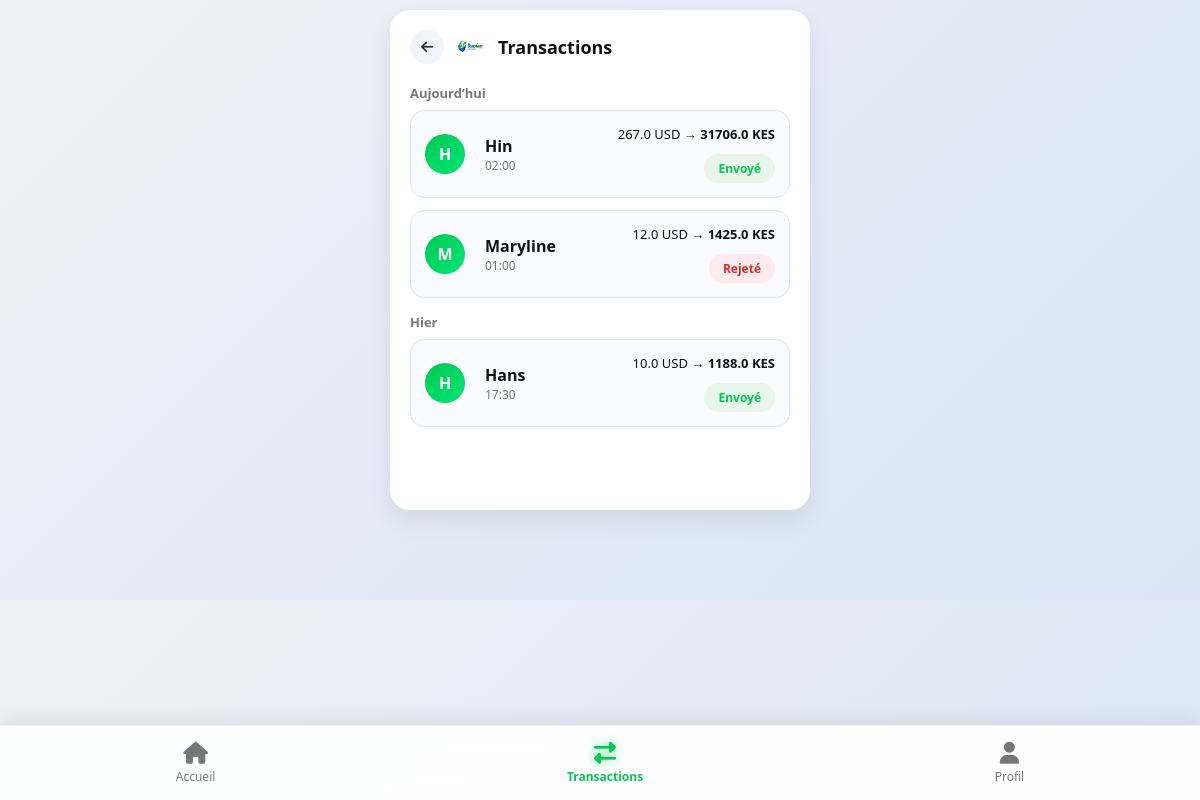
Page /transactions (signed in) on the committed database.
### app.py (models this page shows)
class Transaction(db.Model):
    id = db.Column(db.Integer, primary_key=True)
    user_id = db.Column(db.Integer)
    nom = db.Column(db.String(100))
    telephone = db.Column(db.String(20))
    email = db.Column(db.String(100))
    montant_usd = db.Column(db.Float)
    montant_kes = db.Column(db.Float)
    receiver_phone = db.Column(db.String(20))
    receiver_name = db.Column(db.String(100))
    statut = db.Column(db.String(20), default="En attente")
    from zoneinfo import ZoneInfo
    date = db.Column(
        db.DateTime,
    default=lambda: datetime.now(ZoneInfo("Africa/Nairobi"))
    )
    fee = db.Column(db.Float)
    vodacom_fee = db.Column(db.Float)
    profit = db.Column(db.Float)

### app.py (the view)
@app.route("/transactions")
def transactions():
    if "user_id" not in session:
        return redirect("/login")
    user_transactions = Transaction.query.filter_by(
        user_id=session.get("user_id")
    ).order_by(Transaction.date.desc()).all()
    grouped = defaultdict(list)
    today = datetime.utcnow().date()
    yesterday = today - timedelta(days=1)
    for t in user_transactions:
        tx_date = t.date.date()
        if tx_date == today:
            key = "Aujourd’hui"
        elif tx_date == yesterday:
            key = "Hier"
        else:
            key = t.date.strftime("%d %b %Y")
        grouped[key].append(t)
    return render_template("transactions.html", grouped=grouped)

### templates/transactions.html (shortened to what this page needs)
<!DOCTYPE html>
<html lang="fr">
<head>
<link rel="stylesheet" href="/static/style.css">
<link href="https://cdnjs.cloudflare.com/ajax/libs/font-awesome/6.5.0/css/all.min.css" rel="stylesheet">
</head>
<body>
<div class="card">
<div class="app-bar">
    <div class="back-icon" onclick="history.back()">
        <i class="fas fa-arrow-left"></i>
    </div>
    <img src="/static/images/logo.png" class="app-logo">
    <span class="app-title">Transactions</span>
</div>
{% if grouped %}
    {% for date, items in grouped.items() %}
        <h4 class="date-title">{{ date }}</h4>
        {% for t in items %}
        <div class="tx-card" onclick="openReceipt(
'{{ t.id }}',
'{{ t.receiver_name }}',
'{{ t.montant_usd }}',
'{{ t.montant_kes|round }}',
'{{ t.date.strftime('%d %b %Y - %H:%M') }}',
'{{ t.statut }}'
)">
    <div class="tx-avatar">
        {{ t.receiver_name[0] }}
    </div>
    <div class="tx-center">
        <p class="tx-name">{{ t.receiver_name }}</p>
        <p class="tx-date">{{ t.date.strftime("%H:%M") }}</p>
    </div>
    <div class="tx-right">
        <p class="tx-amount">
            {{ t.montant_usd }} USD →
            <b>{{ t.montant_kes|round }} KES</b>
        </p>
        {% if t.statut == "Validé" %}
            <span class="badge success">Envoyé</span>
        {% elif t.statut == "En attente" %}
            <span class="badge pending">En attente</span>
        {% else %}
            <span class="badge failed">Rejeté</span>
        {% endif %}
    </div>
</div>
        {% endfor %}
    {% endfor %}
{% else %}
<div class="empty-box">
    <i class="fas fa-inbox"></i>
    <p>Aucune transaction</p>
</div>
{% endif %}
</div>
<div class="bottom-nav">
    <div class="nav-item" onclick="goHome()">
        <i class="fas fa-home"></i>
        <span>Accueil</span>
    </div>
    <div class="nav-item active">
        <i class="fas fa-exchange-alt"></i>
        <span>Transactions</span>
    </div>
    <div class="nav-item" onclick="goProfile()">
        <i class="fas fa-user"></i>
        <span>Profil</span>
    </div>
</div>
</body>
</html>
</body>
</html>

### static/style.css (style rules this page uses)
* { margin: 0; padding: 0; box-sizing: border-box; font-family: 'Segoe UI', sans-serif; }
html, body { width: 100%; overflow-x: hidden; background: linear-gradient(135deg, #eef2f7, #d9e4f5); color: #111; }
body { display: block; padding: 10px; padding-bottom: 90px; }
.card { width: 100%; max-width: 420px; margin: 0 auto; background: #fff; padding: 20px; border-radius: 20px; box-shadow: 0 10px 25px rgba(0,0,0,0.08); }
.app-bar { display: flex; align-items: center; gap: 10px; margin-bottom: 20px; }
.back-icon { width: 36px; height: 36px; border-radius: 50%; background: #f1f5f9; display: flex; align-items: center; justify-content: center; cursor: pointer; }
.app-logo { width: 34px; height: 34px; border-radius: 50%; }
.app-title { font-weight: 600; font-size: 18px; }
.bottom-nav { position:fixed; bottom:0; left:0; width:100%; height:75px; background:rgba(255,255,255,0.95); backdrop-filter:blur(12px); display:flex; justify-content:space-around; align-items:center; border-top:1px solid rgba(0,0,0,0.05); box-shadow:0 -5px 20px rgba(0,0,0,0.08); z-index:1000; }
.nav-item { display:flex; flex-direction:column; align-items:center; justify-content:center; font-size:12px; color:#777; cursor:pointer; transition:0.2s; }
.nav-item i { font-size:22px; margin-bottom:4px; }
.nav-item.active { color:#00c853; font-weight:600; }
.nav-item.active i { text-shadow:0 0 10px rgba(0,200,83,0.6); }
body { display: block !important; }
.card { margin: 0 auto !important; }
.card { min-height: 500px; }
.back-icon { width: 34px; height: 34px; border-radius: 50%; background: #f1f5f9; display: flex; align-items: center; justify-content: center; color: #333; font-size: 14px; cursor: pointer; transition: 0.2s; }
.app-bar { display: flex; align-items: center; gap: 10px; }
.tx-card { display: flex; align-items: center; justify-content: space-between; background: #f9fbfd; padding: 14px; border-radius: 14px; margin-bottom: 12px; border: 1px solid #e0e6ed; }
.tx-avatar { width: 40px; height: 40px; border-radius: 50%; background: linear-gradient(135deg,#00c853,#00e676); color: white; display: flex; align-items: center; justify-content: center; font-weight: bold; }
.tx-center { flex: 1; margin-left: 10px; }
.tx-name { font-weight: 600; }
.tx-date { font-size: 12px; color: #777; }
.tx-right { text-align: right; }
.tx-amount { font-size: 13px; margin-bottom: 5px; }
.badge { font-size: 11px; padding: 5px 10px; border-radius: 20px; font-weight: bold; }
.badge.success { background: #e8f5e9; color: #00c853; }
.badge.failed { background: #ffebee; color: #d32f2f; }
.date-title { margin: 15px 0 8px; font-size: 13px; color: #777; }
.tx-card { display: flex; align-items: center; gap: 10px; }
.badge { display:inline-block; padding:6px 12px; border-radius:20px; font-size:12px; margin-top:5px; }
.success { background:#e8f5e9; color:#2e7d32; }
.failed { background:#ffebee; color:#c62828; }
.badge { padding:6px 14px; border-radius:20px; font-size:12px; font-weight:600; margin-top:6px; }

### rows in the picture
Transaction: receiver_name "H", receiver_name "Hin", date "02:00", montant_usd "267.0", montant_kes "31706.0", statut "Envoyé"
Transaction: receiver_name "M", receiver_name "Maryline", date "01:00", montant_usd "12.0", montant_kes "1425.0", statut "Rejeté"
Transaction: receiver_name "H", receiver_name "Hans", date "17:30", montant_usd "10.0", montant_kes "1188.0", statut "Envoyé"

### other values in the picture
{{ date }} "Aujourd’hui" "Hier"
